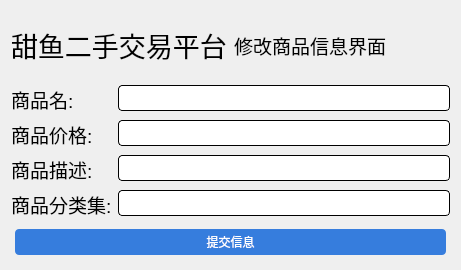
<?xml version="1.0" encoding="UTF-8"?>
<ui version="4.0">
 <class>ChangeMerInfWindow</class>
 <widget class="QWidget" name="ChangeMerInfWindow">
  <property name="geometry">
   <rect>
    <x>0</x>
    <y>0</y>
    <width>461</width>
    <height>270</height>
   </rect>
  </property>
  <property name="windowTitle">
   <string>甜鱼: 修改商品信息界面</string>
  </property>
  <property name="styleSheet">
   <string notr="true">QPushButton {
    border: none;
    border-radius: 4px;
	padding: 4px;
	margin: 4px; 
    background-color: rgb(54, 125, 221);
    color: white;
}
QLineEdit{
	border: 1px solid black;
	border-radius: 4px;
	padding: 4px;
}
</string>
  </property>
  <layout class="QVBoxLayout" name="verticalLayout">
   <item>
    <layout class="QGridLayout" name="gridLayout">
     <item row="0" column="0">
      <widget class="QLabel" name="label">
       <property name="font">
        <font>
         <pointsize>20</pointsize>
        </font>
       </property>
       <property name="text">
        <string>甜鱼二手交易平台</string>
       </property>
      </widget>
     </item>
     <item row="0" column="1">
      <widget class="QLabel" name="label_2">
       <property name="font">
        <font>
         <pointsize>14</pointsize>
        </font>
       </property>
       <property name="text">
        <string>修改商品信息界面</string>
       </property>
      </widget>
     </item>
     <item row="1" column="0" colspan="2">
      <layout class="QFormLayout" name="formLayout">
       <item row="0" column="0">
        <widget class="QLabel" name="label_3">
         <property name="font">
          <font>
           <pointsize>14</pointsize>
          </font>
         </property>
         <property name="text">
          <string>商品名:</string>
         </property>
        </widget>
       </item>
       <item row="0" column="1">
        <widget class="QLineEdit" name="mer_name_text"/>
       </item>
       <item row="1" column="0">
        <widget class="QLabel" name="label_4">
         <property name="font">
          <font>
           <pointsize>14</pointsize>
          </font>
         </property>
         <property name="text">
          <string>商品价格:</string>
         </property>
        </widget>
       </item>
       <item row="1" column="1">
        <widget class="QLineEdit" name="mer_price_text"/>
       </item>
       <item row="2" column="0">
        <widget class="QLabel" name="label_5">
         <property name="font">
          <font>
           <pointsize>14</pointsize>
          </font>
         </property>
         <property name="text">
          <string>商品描述:</string>
         </property>
        </widget>
       </item>
       <item row="2" column="1">
        <widget class="QLineEdit" name="mer_description_text"/>
       </item>
       <item row="3" column="0">
        <widget class="QLabel" name="label_6">
         <property name="font">
          <font>
           <pointsize>14</pointsize>
          </font>
         </property>
         <property name="text">
          <string>商品分类集:</string>
         </property>
        </widget>
       </item>
       <item row="3" column="1">
        <widget class="QLineEdit" name="mer_type_set_text"/>
       </item>
      </layout>
     </item>
     <item row="2" column="0" colspan="2">
      <widget class="QPushButton" name="postBtn">
       <property name="text">
        <string>提交信息</string>
       </property>
      </widget>
     </item>
    </layout>
   </item>
  </layout>
 </widget>
 <resources/>
 <connections/>
</ui>
